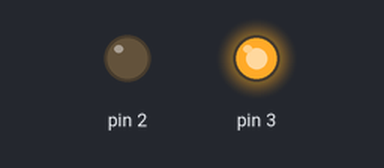
This sketch was run on a simulated Arduino Uno, built with avr-gcc and run on an emulated ATmega328P. Shown: output pins drawn as LEDs (lit = HIGH).

Above: at 0.1 s.
Timing chart, 0 to 1.6 s (numbered marks = the images above):
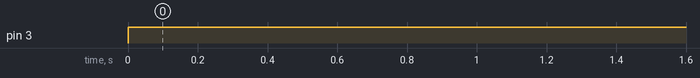

Measured:
- by itself, pin 3: LOW → HIGH at 0.00 s

The sketch:

testRelaysIndividual.ino
```cpp
////////////////////////////////
//
// Smart Relay Shield v2
//
// Relay 1 = D2
// Relay 2 = D3
//
////////////////////////////////


void setup()
{
	pinMode(2,OUTPUT);
	pinMode(3,OUTPUT);
}

void loop()
{
	digitalWrite(3,HIGH);
}
```
